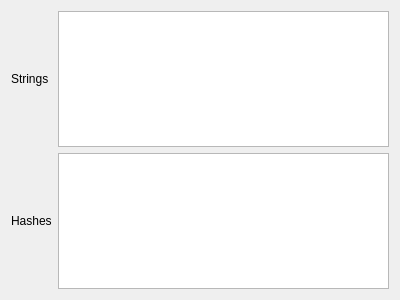
<?xml version="1.0" encoding="UTF-8"?>
<ui version="4.0">
 <class>DemangleWidget</class>
 <widget class="QWidget" name="HashWidget">
  <property name="geometry">
   <rect>
    <x>0</x>
    <y>0</y>
    <width>400</width>
    <height>300</height>
   </rect>
  </property>
  <property name="windowTitle">
   <string>Form</string>
  </property>
  <layout class="QGridLayout" name="gridLayout">
   <item row="0" column="0">
    <widget class="QLabel" name="lblStrs">
     <property name="text">
      <string>Strings</string>
     </property>
    </widget>
   </item>
   <item row="0" column="1">
    <widget class="QPlainTextEdit" name="inpStrs"/>
   </item>
   <item row="1" column="0">
    <widget class="QLabel" name="lblHashes">
     <property name="text">
      <string>Hashes</string>
     </property>
    </widget>
   </item>
   <item row="1" column="1">
    <widget class="QPlainTextEdit" name="outHashes">
     <property name="readOnly">
      <bool>true</bool>
     </property>
    </widget>
   </item>
  </layout>
 </widget>
 <resources/>
 <connections/>
</ui>
